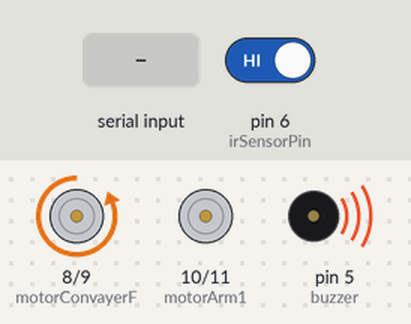
Recording of a sketch running on a simulated Arduino Uno, built with avr-gcc and run on an emulated ATmega328P. Parts: motor-driver pin pairs drawn as motors (green arrow = first pin HIGH = forward, orange = second pin HIGH = backward, longer = more drive), buzzer (waves = sounding, pin HIGH). The inputs (shaded band) are chosen by the test bench; at power-on: pin 6 (irSensorPin) HIGH.

Above: at 3.0 s.
3.1 s: pin 6 (irSensorPin) driven LOW
At 5.4 s:
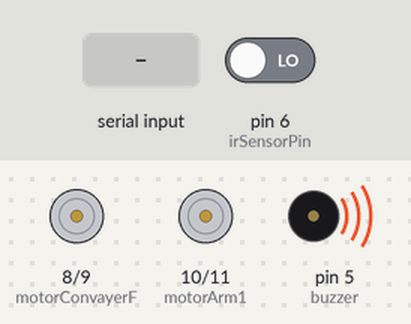
9.9 s: "LEFT\n" received over Serial
At 12.9 s:
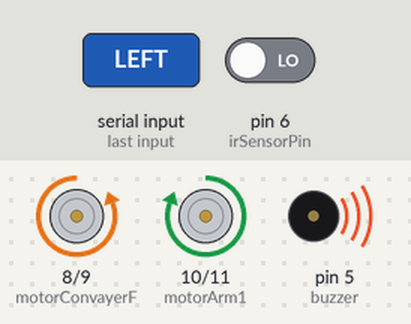
16.0 s: "RIGHT\n" received over Serial
At 20.7 s:
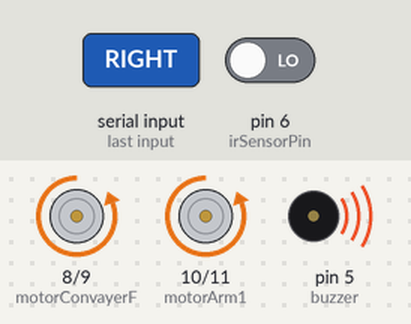
22.8 s: pin 6 (irSensorPin) driven HIGH
At 23.8 s:
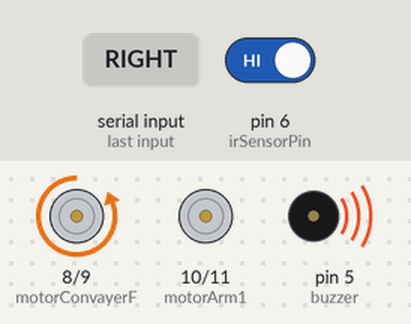
Timing chart, 0 to 25.8 s (numbered marks = the images above; inputs shaded):
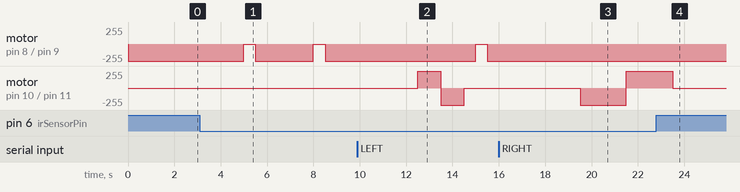

The sketch:

prod_sorting_conveyor.ino
```cpp
#include <Servo.h>

// Motor pins
const int motorConvayerF = 8;
const int motorConvayerB = 9;
const int motorArm1 = 10;
const int motorArm2 = 11;

//Buzzer pin
int buzzer = 5;

// IR sensor pin
const int irSensorPin = 6;
int count = 0;


void startConveyor() {
  digitalWrite(motorConvayerF, LOW);
  digitalWrite(motorConvayerB, HIGH);
}

void stopConveyor() {
  digitalWrite(motorConvayerF, LOW);
  digitalWrite(motorConvayerB, LOW);
}

void pushLeft() {
  digitalWrite(motorArm1, HIGH);
  digitalWrite(motorArm2, LOW);
  delay(1000);
  digitalWrite(motorArm1, LOW);
  digitalWrite(motorArm2, HIGH);
  delay(1000);
  digitalWrite(motorArm1, LOW);
  digitalWrite(motorArm2, LOW);
}

void pushRight() {
  digitalWrite(motorArm1, LOW);
  digitalWrite(motorArm2, HIGH);
  delay(2000);
  digitalWrite(motorArm1, HIGH);
  digitalWrite(motorArm2, LOW);
  delay(2000);
  digitalWrite(motorArm1, LOW);
  digitalWrite(motorArm2, LOW);
}

void setup() {
  pinMode(motorConvayerF, OUTPUT);
  pinMode(motorConvayerB, OUTPUT);
  pinMode(motorArm1, OUTPUT);
  pinMode(motorArm2, OUTPUT);
  pinMode(buzzer, OUTPUT);

  pinMode(irSensorPin, INPUT);

  digitalWrite(buzzer, HIGH);
  Serial.begin(9600);
  startConveyor();
}

void loop() {
  if (digitalRead(irSensorPin) == LOW && count==0) {
      stopConveyor();
      count=count+1;
      //Serial.println(count);
  } else {
    //delay(2000);
    startConveyor();
    count=0;
    delay(2000);
  }

  if (Serial.available() > 0) {

    String command = Serial.readStringUntil('\n');
    command.trim(); // Remove any trailing newline characters

    if (command == "LEFT") {
      //delay(2000);
      startConveyor();
      delay(2000);
      pushLeft();
    } else if (command == "RIGHT") {
      //delay(2000);
      startConveyor();
      delay(2000);
      pushRight();
    }
  }
  delay(500);
}
```

Measured:
- after the input at 3.1 s, motor on pin 8 (motorConvayerF) / pin 9 (motorConvayerB): alternates backward 255/255 for 2.5 s and stopped for 0.50 s, starting after 1.9 s
- after the input at 9.9 s, motor on pin 10 (motorArm1) / pin 11 (motorArm2): stopped → forward 255/255 after 2.6 s, → backward 255/255 1.0 s later, → stopped 1.0 s later
- after the input at 16.0 s, motor on pin 8 (motorConvayerF) / pin 9 (motorConvayerB): stops changing and stays backward 255/255; motor on pin 10 (motorArm1) / pin 11 (motorArm2): stopped → backward 255/255 after 3.5 s, → forward 255/255 2.0 s later
- after the input at 22.8 s, motor on pin 8 (motorConvayerF) / pin 9 (motorConvayerB): stays backward 255/255 (without the input it goes to stopped after 1.2 s)
